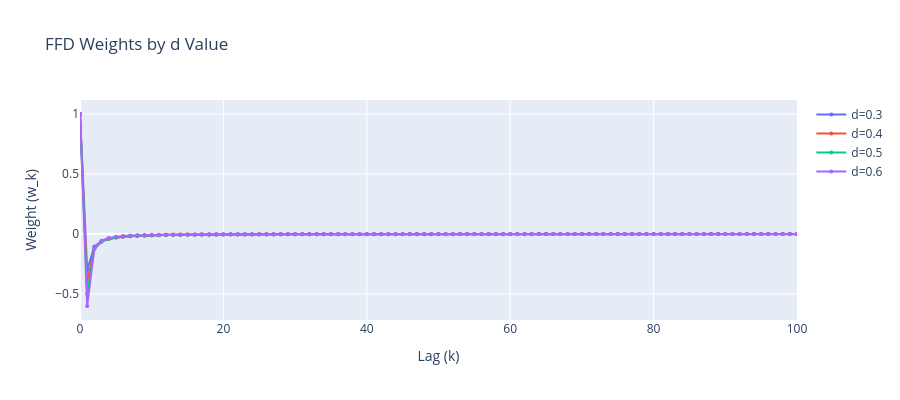

Here is the notebook cell this chart was saved with:
### Markdown cell above
## 5. Visualize FFD Weights

FFD weights determine how much memory is preserved. Lower d = longer memory.

### Code cell
# Visualize weights for different d values
fig = go.Figure()

for d in TEACHING_D_GRID:
    weights = get_ffd_weights(d, threshold=1e-5)
    fig.add_trace(
        go.Scatter(
            x=list(range(len(weights))),
            y=weights,
            mode="lines+markers",
            name=f"d={d}",
            marker=dict(size=4),
        )
    )

fig.update_layout(
    height=400,
    title="FFD Weights by d Value",
    xaxis_title="Lag (k)",
    yaxis_title="Weight (w_k)",
    # Cap x-axis at the first 100 lags — beyond that, weights decay below the
    # 1e-5 threshold and the curves crawl along zero, compressing the visible
    # decay structure near k=0 where the differences across d live.
    xaxis=dict(range=[0, 100]),
)
fig.show()

# Weight counts
print("\nWeight Counts (threshold=1e-5):")
for d in TEACHING_D_GRID:
    weights = get_ffd_weights(d, threshold=1e-5)
    print(f"  d={d}: {len(weights)} weights")

### Figure 1 — Plotly figure (JSON) as saved in the notebook; plotly's stock layout.template omitted (floating-point values rounded to 4 significant figures; data arrays with more than 128 entries replaced by an {"elided": "..."} marker saying what was removed)
{"data": [{"marker": {"size": 4}, "mode": "lines+markers", "name": "d=0.3", "type": "scatter", "x": {"elided": "2275 int values"}, "y": {"elided": "2275 float values"}}, {"marker": {"size": 4}, "mode": "lines+markers", "name": "d=0.4", "type": "scatter", "x": {"elided": "1458 int values"}, "y": {"elided": "1458 float values"}}, {"marker": {"size": 4}, "mode": "lines+markers", "name": "d=0.5", "type": "scatter", "x": {"elided": "927 int values"}, "y": {"elided": "927 float values"}}, {"marker": {"size": 4}, "mode": "lines+markers", "name": "d=0.6", "type": "scatter", "x": {"elided": "590 int values"}, "y": {"elided": "590 float values"}}], "layout": {"height": 400, "title": {"text": "FFD Weights by d Value"}, "xaxis": {"range": [0, 100], "title": {"text": "Lag (k)"}}, "yaxis": {"title": {"text": "Weight (w_k)"}}}}
